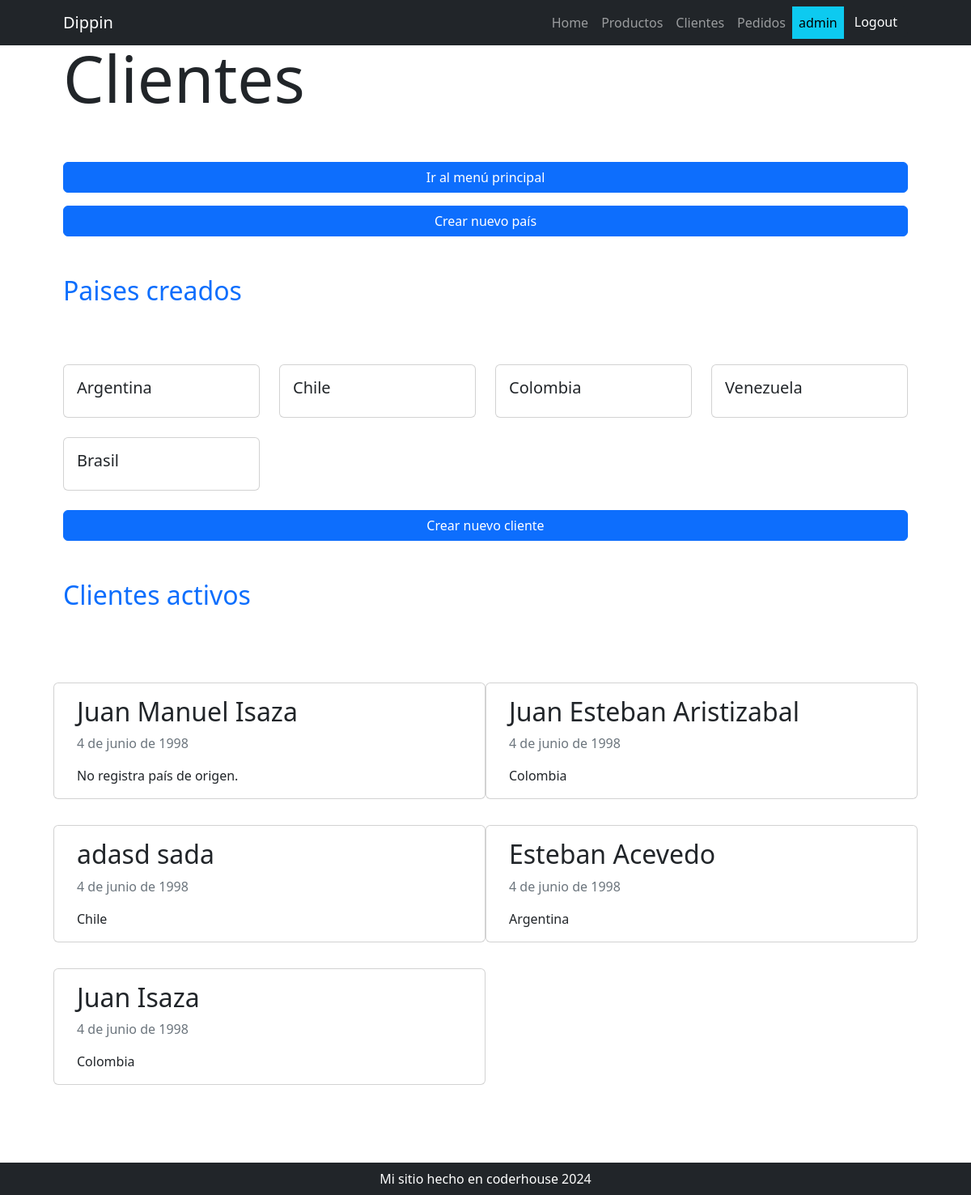
/cliente/home/ (signed in), run on the app's committed database.
### cliente/models.py (models this page shows, shortened)
class Pais(models.Model):
    nombre = models.CharField(max_length=50, verbose_name="pais", unique=True)
    def __str__(self):
        return self.nombre
    class Meta:
        verbose_name_plural = "paises"

class Cliente(models.Model):
    nombre = models.CharField(max_length=50)
    apellido = models.CharField(max_length=50)
    nacimiento = models.DateField(null=True)
    pais_origen_id = models.ForeignKey(Pais, on_delete=models.SET_NULL, blank=True, null=True, verbose_name="pais de origen")

### cliente/views.py (the view)
# urls.py: path("home/", views.home, name="home"),
def home(request):
    consulta_clientes = models.Cliente.objects.all()
    consulta_paises = models.Pais.objects.all()
    context = {"clientes":consulta_clientes, "paises":consulta_paises}
    return render(request, "cliente/index.html", context)

### cliente/templates/cliente/index.html
{% extends 'core/base.html' %}
{% block titulo %}
    {% include 'core/components/titulo1.html' with titulo="Clientes" %}
{% endblock titulo %}
{% block contenido %}
<div class="d-flex flex-column">
    <a href="{% url 'core:home' %}" class="btn btn-primary mb-3">Ir al menú principal</a>
    <a href="{% url 'cliente:pais_create' %}" class="btn btn-primary">Crear nuevo país</a>
</div>
<div class="row align-items-center my-5">
    <h1 class="pb-lg-3 text-primary fs-2">
        Paises creados
    </h1>
</div>
<div class="row row-cols-1 row-cols-md-2 row-cols-lg-4">
    {% for pais in paises %}
        <div class="col mb-4">
            <div class="card">
                <div class="card-body">
                    <h5 class="card-title">{{ pais.nombre }}</h5>
                </div>
            </div>
        </div>
    {% endfor %}
</div>
<div class="d-flex flex-column">
    <a href="{% url 'cliente:cliente_create' %}" class="btn btn-primary">Crear nuevo cliente</a>
</div>
<div class="row align-items-center my-5">
    <h1 class="pb-lg-3 text-primary fs-2">
        Clientes activos
    </h1>
</div>
<div class="row row-cols-1 row-cols-md-2">
    {% for cliente in clientes %}
        <div class="card my-3">
            <div class="card-body">
                <h2 class="card-title">{{ cliente.nombre }} {{ cliente.apellido }}</h2>
                <p class="card-text text-muted">{{ cliente.nacimiento }}</p>
                {% if cliente.pais_origen_id %}
                    <p class="card-text">{{ cliente.pais_origen_id }}</p>
                {% else %}
                    <p class="card-text">No registra país de origen.</p>
                {% endif %}
            </div>
        </div>
    {% endfor %}
</div>
<div class="row align-items-center my-5">
    <h1 class="pb-lg-3 text-primary fs-2">
    </h1>
</div>
{% endblock contenido %}

### core/templates/core/components/navbar.html (shortened to what this page needs)
 <nav class="navbar navbar-expand-lg navbar-dark bg-dark fixed-top ">
    <div class="container px-5">
        <a class="navbar-brand" href="#!">Dippin</a>
        <div class="collapse navbar-collapse" id="navbarSupportedContent">
            <ul class="navbar-nav ms-auto mb-2 mb-lg-0">
                <li class="nav-item"><a class="nav-link {% if request.path == "/" %} active {% endif %} " aria-current="page" href="{% url 'core:home' %}">Home</a></li>
                {% if user.is_authenticated %}
                    <li class="nav-item"><a class="nav-link {% if request.path == "/producto/" %} active {% endif %} " href="{% url 'producto:home' %}">Productos</a></li>
                    {% if user.is_staff %}
                        <li class="nav-item"><a class="nav-link {% if request.path == "/cliente/" %} active {% endif %} " href="{% url 'cliente:home' %}">Clientes</a></li>
                        <li class="nav-item"><a class="nav-link {% if request.path == "/pedido/" %} active {% endif %} " href="{% url 'pedido:home' %}">Pedidos</a></li>
                    {% endif %}
                    <li class="nav-item"><a class="nav-link text-bg-info " >{{user.username}}</a></li>
                    <li class="nav-item">
                    <form action="{% url 'core:logout' %}" method="post">
                        <button type="submit" class="btn btn-dark ">Logout</button>
                    </form>
                    </li>
                {% else %}
                    <li class="nav-item"><a class="nav-link {% if request.path == "/login/" %} active {% endif %} " href="{% url 'core:login' %}">Login</a></li>
                    <li class="nav-item"><a class="nav-link {% if request.path == "/register/" %} active {% endif %} " href="{% url 'core:register' %}">Sign up</a></li>
                {% endif %}
            </ul>
        </div>
    </div>
</nav>

### data on the page
Pais: nombre "Argentina"
Pais: nombre "Chile"
Pais: nombre "Colombia"
Pais: nombre "Venezuela"
Pais: nombre "Brasil"
Cliente: nombre "Juan Manuel", apellido "Isaza", nacimiento "4 de junio de 1998", shows "No registra país de origen."
Cliente: nombre "Juan Esteban", apellido "Aristizabal", nacimiento "4 de junio de 1998", pais_origen_id "Colombia"
Cliente: nombre "adasd", apellido "sada", nacimiento "4 de junio de 1998", pais_origen_id "Chile"
Cliente: nombre "Esteban", apellido "Acevedo", nacimiento "4 de junio de 1998", pais_origen_id "Argentina"
Cliente: nombre "Juan", apellido "Isaza", nacimiento "4 de junio de 1998", pais_origen_id "Colombia"

### other printed values
{{ user.username }} "admin"
{{ titulo }} "Clientes"
